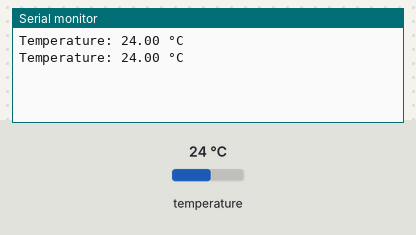
Recording of a sketch running on a simulated Arduino Uno, built with avr-gcc and run on an emulated ATmega328P. On the bench: the last lines printed to the serial monitor. The test bench sets the inputs (shaded band); at power-on: temperature 24 °C.

Above: at 3.3 s.
3.4 s: temperature set to 12 °C
At 5.1 s:
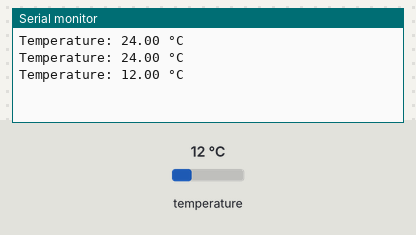
5.9 s: temperature set to 19 °C
At 7.5 s:
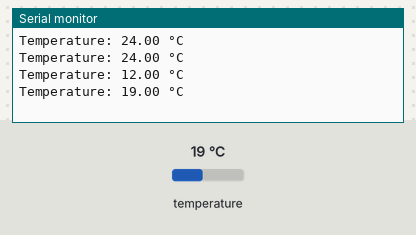
Timing chart, 0 to 9.0 s (numbered marks = the images above; inputs shaded):
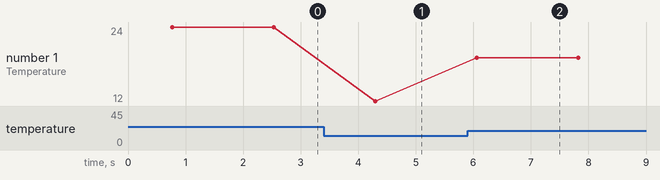

Measured:
- after the input at 3.4 s, the serial monitor: prints a new line after 0.90 s (image 1)
- after the input at 5.9 s, the serial monitor: prints a new line after 0.16 s (image 2)
- plotted number 1: 24 → 12 after the input at 3.4 s, 12 → 19 after the input at 5.9 s

The sketch:

Termometer.ino
```cpp
/*1янв25
Термометр
Проект 9
Scriptor42
*/
/*Сборный скетч */

#include "OneWire.h"
#include "DallasTemperature.h"

OneWire oneWire(10);  // порт подключения датчиков
DallasTemperature ds(&oneWire);

void setup() {
  Serial.begin(9600);   // инициализация монитора порта
  ds.begin();                 // инициализация датчика ds18b20
}

void loop() {

ds.requestTemperatures();
  Serial.print("Temperature: ");
  Serial.print(ds.getTempCByIndex(0));
  Serial.println(" °C");
  delay(1000);
}
```
